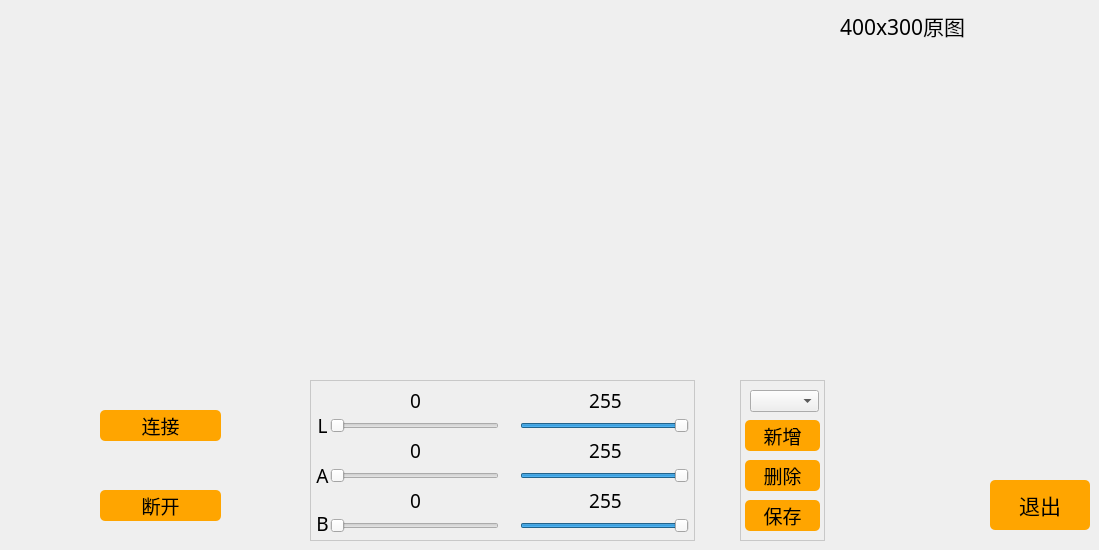
   <widget class="QWidget" name="tab">
    <attribute name="title">
     <string>摄像头工具</string>
    </attribute>
    <widget class="QLabel" name="label_8">
     <property name="geometry">
      <rect>
       <x>840</x>
       <y>10</y>
       <width>161</width>
       <height>31</height>
      </rect>
     </property>
     <property name="font">
      <font>
       <family>黑体</family>
       <pointsize>16</pointsize>
      </font>
     </property>
     <property name="text">
      <string>400x300原图</string>
     </property>
    </widget>
    <widget class="QWidget" name="widget_12" native="true">
     <property name="geometry">
      <rect>
       <x>310</x>
       <y>380</y>
       <width>385</width>
       <height>161</height>
      </rect>
     </property>
     <property name="styleSheet">
      <string notr="true">#widget_12 {border:1px solid #242424;
border-color: rgb(200, 200, 200);}</string>
     </property>
     <widget class="QLabel" name="label_25">
      <property name="geometry">
       <rect>
        <x>5</x>
        <y>30</y>
        <width>15</width>
        <height>31</height>
       </rect>
      </property>
      <property name="font">
       <font>
        <family>黑体</family>
        <pointsize>14</pointsize>
       </font>
      </property>
      <property name="text">
       <string>L</string>
      </property>
      <property name="alignment">
       <set>Qt::AlignCenter</set>
      </property>
     </widget>
     <widget class="QLabel" name="label_26">
      <property name="geometry">
       <rect>
        <x>5</x>
        <y>80</y>
        <width>15</width>
        <height>31</height>
       </rect>
      </property>
      <property name="font">
       <font>
        <family>黑体</family>
        <pointsize>14</pointsize>
       </font>
      </property>
      <property name="text">
       <string>A</string>
      </property>
      <property name="alignment">
       <set>Qt::AlignCenter</set>
      </property>
     </widget>
     <widget class="QLabel" name="label_27">
      <property name="geometry">
       <rect>
        <x>5</x>
        <y>133</y>
        <width>15</width>
        <height>21</height>
       </rect>
      </property>
      <property name="font">
       <font>
        <family>黑体</family>
        <pointsize>14</pointsize>
       </font>
      </property>
      <property name="text">
       <string>B</string>
      </property>
      <property name="alignment">
       <set>Qt::AlignCenter</set>
      </property>
     </widget>
     <widget class="QSlider" name="horizontalSlider_LMin">
      <property name="geometry">
       <rect>
        <x>20</x>
        <y>35</y>
        <width>169</width>
        <height>22</height>
       </rect>
      </property>
      <property name="maximum">
       <number>255</number>
      </property>
      <property name="pageStep">
       <number>1</number>
      </property>
      <property name="orientation">
       <enum>Qt::Horizontal</enum>
      </property>
     </widget>
     <widget class="QSlider" name="horizontalSlider_AMin">
      <property name="geometry">
       <rect>
        <x>20</x>
        <y>85</y>
        <width>169</width>
        <height>22</height>
       </rect>
      </property>
      <property name="maximum">
       <number>255</number>
      </property>
      <property name="pageStep">
       <number>1</number>
      </property>
      <property name="orientation">
       <enum>Qt::Horizontal</enum>
      </property>
     </widget>
     <widget class="QSlider" name="horizontalSlider_BMin">
      <property name="geometry">
       <rect>
        <x>20</x>
        <y>135</y>
        <width>169</width>
        <height>22</height>
       </rect>
      </property>
      <property name="maximum">
       <number>255</number>
      </property>
      <property name="pageStep">
       <number>1</number>
      </property>
      <property name="orientation">
       <enum>Qt::Horizontal</enum>
      </property>
     </widget>
     <widget class="QLabel" name="label_LMin">
      <property name="geometry">
       <rect>
        <x>80</x>
        <y>10</y>
        <width>51</width>
        <height>20</height>
       </rect>
      </property>
      <property name="font">
       <font>
        <family>黑体</family>
        <pointsize>14</pointsize>
       </font>
      </property>
      <property name="text">
       <string>0</string>
      </property>
      <property name="alignment">
       <set>Qt::AlignCenter</set>
      </property>
     </widget>
     <widget class="QLabel" name="label_AMin">
      <property name="geometry">
       <rect>
        <x>80</x>
        <y>60</y>
        <width>51</width>
        <height>21</height>
       </rect>
      </property>
      <property name="font">
       <font>
        <family>黑体</family>
        <pointsize>14</pointsize>
       </font>
      </property>
      <property name="text">
       <string>0</string>
      </property>
      <property name="alignment">
       <set>Qt::AlignCenter</set>
      </property>
     </widget>
     <widget class="QLabel" name="label_BMin">
      <property name="geometry">
       <rect>
        <x>80</x>
        <y>110</y>
        <width>51</width>
        <height>21</height>
       </rect>
      </property>
      <property name="font">
       <font>
        <family>黑体</family>
        <pointsize>14</pointsize>
       </font>
      </property>
      <property name="text">
       <string>0</string>
      </property>
      <property name="alignment">
       <set>Qt::AlignCenter</set>
      </property>
     </widget>
     <widget class="QSlider" name="horizontalSlider_LMax">
      <property name="geometry">
       <rect>
        <x>210</x>
        <y>35</y>
        <width>169</width>
        <height>22</height>
       </rect>
      </property>
      <property name="maximum">
       <number>255</number>
      </property>
      <property name="pageStep">
       <number>1</number>
      </property>
      <property name="value">
       <number>255</number>
      </property>
      <property name="orientation">
       <enum>Qt::Horizontal</enum>
      </property>
     </widget>
     <widget class="QSlider" name="horizontalSlider_AMax">
      <property name="geometry">
       <rect>
        <x>210</x>
        <y>85</y>
        <width>169</width>
        <height>22</height>
       </rect>
      </property>
      <property name="maximum">
       <number>255</number>
      </property>
      <property name="pageStep">
       <number>1</number>
      </property>
      <property name="value">
       <number>255</number>
      </property>
      <property name="orientation">
       <enum>Qt::Horizontal</enum>
      </property>
     </widget>
     <widget class="QSlider" name="horizontalSlider_BMax">
      <property name="geometry">
       <rect>
        <x>210</x>
        <y>135</y>
        <width>169</width>
        <height>22</height>
       </rect>
      </property>
      <property name="maximum">
       <number>255</number>
      </property>
      <property name="pageStep">
       <number>1</number>
      </property>
      <property name="value">
       <number>255</number>
      </property>
      <property name="orientation">
       <enum>Qt::Horizontal</enum>
      </property>
     </widget>
     <widget class="QLabel" name="label_LMax">
      <property name="geometry">
       <rect>
        <x>270</x>
        <y>10</y>
        <width>51</width>
        <height>20</height>
       </rect>
      </property>
      <property name="font">
       <font>
        <family>黑体</family>
        <pointsize>14</pointsize>
       </font>
      </property>
      <property name="text">
       <string>255</string>
      </property>
      <property name="alignment">
       <set>Qt::AlignCenter</set>
      </property>
     </widget>
     <widget class="QLabel" name="label_AMax">
      <property name="geometry">
       <rect>
        <x>270</x>
        <y>60</y>
        <width>51</width>
        <height>20</height>
       </rect>
      </property>
      <property name="font">
       <font>
        <family>黑体</family>
        <pointsize>14</pointsize>
       </font>
      </property>
      <property name="text">
       <string>255</string>
      </property>
      <property name="alignment">
       <set>Qt::AlignCenter</set>
      </property>
     </widget>
     <widget class="QLabel" name="label_BMax">
      <property name="geometry">
       <rect>
        <x>270</x>
        <y>110</y>
        <width>51</width>
        <height>20</height>
       </rect>
      </property>
      <property name="font">
       <font>
        <family>黑体</family>
        <pointsize>14</pointsize>
       </font>
      </property>
      <property name="text">
       <string>255</string>
      </property>
      <property name="alignment">
       <set>Qt::AlignCenter</set>
      </property>
     </widget>
    </widget>
    <widget class="QWidget" name="widget_15" native="true">
     <property name="geometry">
      <rect>
       <x>740</x>
       <y>380</y>
       <width>85</width>
       <height>161</height>
      </rect>
     </property>
     <property name="styleSheet">
      <string notr="true">#widget_15 {border:1px solid #242424;
border-color: rgb(200, 200, 200);}</string>
     </property>
     <widget class="QComboBox" name="comboBox_color">
      <property name="geometry">
       <rect>
        <x>10</x>
        <y>10</y>
        <width>69</width>
        <height>22</height>
       </rect>
      </property>
     </widget>
     <widget class="QPushButton" name="pushButton_labWrite">
      <property name="geometry">
       <rect>
        <x>5</x>
        <y>120</y>
        <width>75</width>
        <height>31</height>
       </rect>
      </property>
      <property name="font">
       <font>
        <family>黑体</family>
        <pointsize>14</pointsize>
       </font>
      </property>
      <property name="styleSheet">
       <string notr="true">QPushButton{background-color: rgb(255, 165, 0);}
QPushButton:hover{background-color:  rgb(255, 210, 0);}
QPushButton{border-radius:5px;}</string>
      </property>
      <property name="text">
       <string>保存</string>
      </property>
     </widget>
     <widget class="QPushButton" name="pushButton_addcolor">
      <property name="geometry">
       <rect>
        <x>5</x>
        <y>40</y>
        <width>75</width>
        <height>31</height>
       </rect>
      </property>
      <property name="font">
       <font>
        <family>黑体</family>
        <pointsize>14</pointsize>
       </font>
      </property>
      <property name="styleSheet">
       <string notr="true">QPushButton{background-color: rgb(255, 165, 0);}
QPushButton:hover{background-color:  rgb(255, 210, 0);}
QPushButton{border-radius:5px;}</string>
      </property>
      <property name="text">
       <string>新增</string>
      </property>
     </widget>
     <widget class="QPushButton" name="pushButton_deletecolor">
      <property name="geometry">
       <rect>
        <x>5</x>
        <y>80</y>
        <width>75</width>
        <height>31</height>
       </rect>
      </property>
      <property name="font">
       <font>
        <family>黑体</family>
        <pointsize>14</pointsize>
       </font>
      </property>
      <property name="styleSheet">
       <string notr="true">QPushButton{background-color: rgb(255, 165, 0);}
QPushButton:hover{background-color:  rgb(255, 210, 0);}
QPushButton{border-radius:5px;}</string>
      </property>
      <property name="text">
       <string>删除</string>
      </property>
     </widget>
    </widget>
    <widget class="QPushButton" name="pushButton_connect">
     <property name="geometry">
      <rect>
       <x>100</x>
       <y>410</y>
       <width>121</width>
       <height>31</height>
      </rect>
     </property>
     <property name="font">
      <font>
       <family>黑体</family>
       <pointsize>14</pointsize>
      </font>
     </property>
     <property name="styleSheet">
      <string notr="true">QPushButton{background-color: rgb(255, 165, 0);}
QPushButton:hover{background-color:  rgb(255, 210, 0);}
QPushButton{border-radius:5px;}</string>
     </property>
     <property name="text">
      <string>连接</string>
     </property>
    </widget>
    <widget class="QLabel" name="label_process">
     <property name="geometry">
      <rect>
       <x>120</x>
       <y>50</y>
       <width>400</width>
       <height>300</height>
      </rect>
     </property>
     <property name="text">
      <string/>
     </property>
    </widget>
    <widget class="QLabel" name="label_orign">
     <property name="geometry">
      <rect>
       <x>680</x>
       <y>50</y>
       <width>400</width>
       <height>300</height>
      </rect>
     </property>
     <property name="text">
      <string/>
     </property>
    </widget>
    <widget class="QPushButton" name="pushButton_disconnect">
     <property name="geometry">
      <rect>
       <x>100</x>
       <y>490</y>
       <width>121</width>
       <height>31</height>
      </rect>
     </property>
     <property name="font">
      <font>
       <family>黑体</family>
       <pointsize>14</pointsize>
      </font>
     </property>
     <property name="styleSheet">
      <string notr="true">QPushButton{background-color: rgb(255, 165, 0);}
QPushButton:hover{background-color:  rgb(255, 210, 0);}
QPushButton{border-radius:5px;}</string>
     </property>
     <property name="text">
      <string>断开</string>
     </property>
    </widget>
    <widget class="QPushButton" name="pushButton_quit2_2">
     <property name="geometry">
      <rect>
       <x>990</x>
       <y>480</y>
       <width>100</width>
       <height>50</height>
      </rect>
     </property>
     <property name="font">
      <font>
       <family>黑体</family>
       <pointsize>16</pointsize>
      </font>
     </property>
     <property name="styleSheet">
      <string notr="true">QPushButton{background-color: rgb(255, 165, 0);}
QPushButton:hover{background-color:  rgb(255, 210, 0);}
QPushButton{border-radius:5px;}</string>
     </property>
     <property name="text">
      <string>退出</string>
     </property>
    </widget>
    <zorder>widget_15</zorder>
    <zorder>widget_12</zorder>
    <zorder>label_8</zorder>
    <zorder>pushButton_connect</zorder>
    <zorder>label_process</zorder>
    <zorder>label_orign</zorder>
    <zorder>pushButton_disconnect</zorder>
    <zorder>pushButton_quit2_2</zorder>
   </widget>
